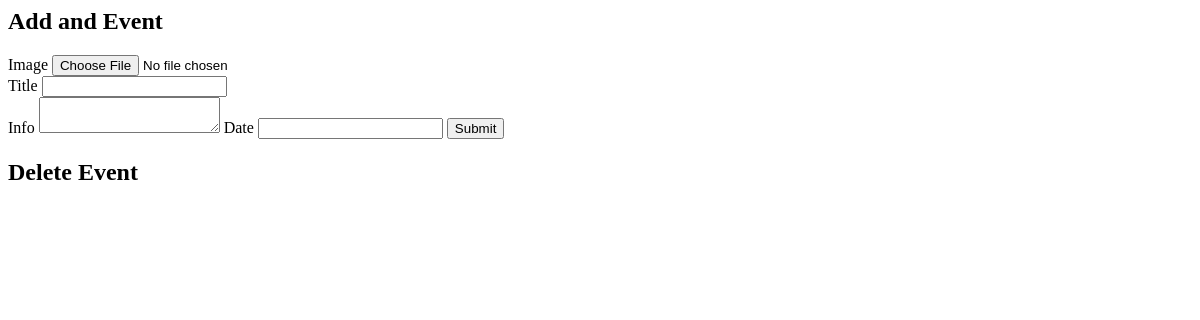
Page /admin/admin_editIndex.php on the earlier database version.
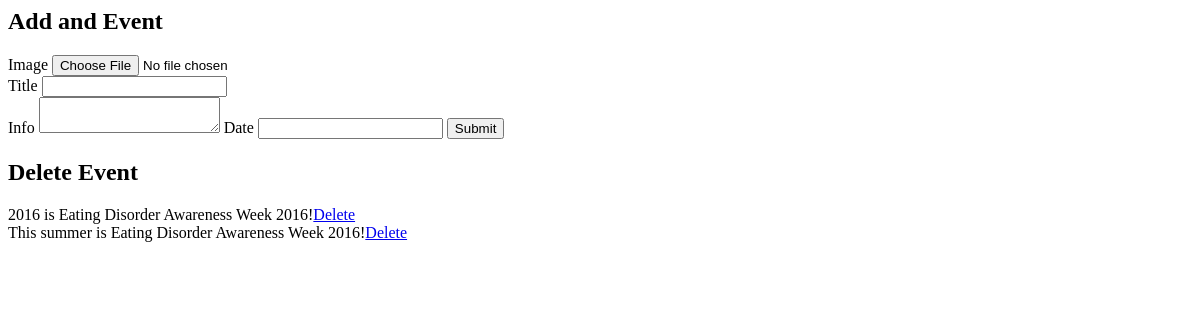
Same page on the later database version.
### tables this page shows
CREATE TABLE tbl_events (
  events_id smallint(4) unsigned NOT NULL,
  events_img varchar(50) NOT NULL,
  events_title varchar(100) NOT NULL,
  events_info text NOT NULL,
  events_date varchar(100) NOT NULL
);

### admin/includes/read.php (called while the page is built, shortened)
<?php
	function getEvents($tblEv) {
		include('connect.php');
		$eventquery = "SELECT * FROM {$tblEv}";
		$runev = mysqli_query($link, $eventquery);
		if($runev){
			return $runev;
		}else{
			$error = "there was an error gathering data";
			return $error;
		}
	}
?>

### admin/admin_editIndex.php (the view, shortened to what this page needs)
<?php
	$tblEv = "tbl_events";
	$events = getEvents($tblEv);
 ?>
<html>
<head>
</head>
<body>
	<h2>Add and Event</h2>
	<form action="admin_editindex.php" method="post" enctype="multipart/form-data">
	<label>Image</label>
	<input type="file" name="image" value=""><br>
	<label>Title</label>
	<input type="text" name="title" value""><br>
	<label>Info</label>
	<textarea type="text" name="info"></textarea>
	<label>Date</label>
	<input type="text" name="date">
	<input type="submit" name="submit">
	</form>
<h2>Delete Event</h2>
<?php
	while($row=mysqli_fetch_array($events)) {
		echo "{$row['events_title']}";
		echo "<a href=\"includes/caller_events.php?caller_id=delete&id={$row['events_id']}\">Delete</a><br>";
	}
 ?>
</body>
</html>

Differences in the rows shown:
added tbl_events: events_title "2016 is Eating Disorder Awareness Week 2016!"
added tbl_events: events_title "This summer is Eating Disorder Awareness Week 2016!"
